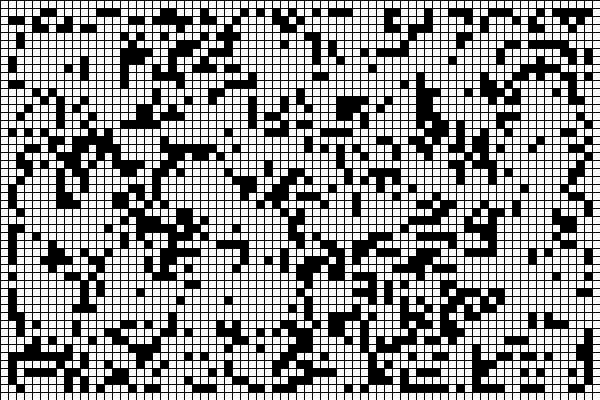
Frame 1 (no input)
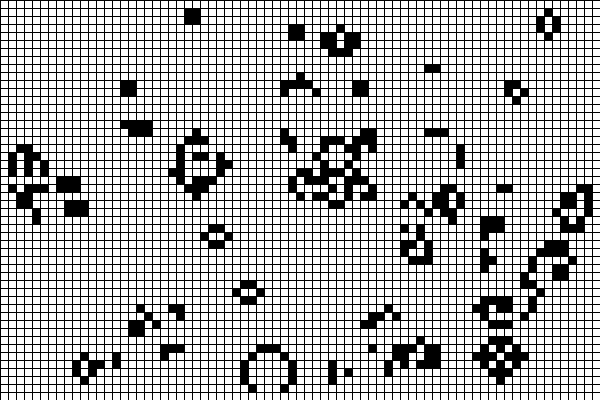
Frame 60 (the mouse pressed at the canvas centre just before this capture)
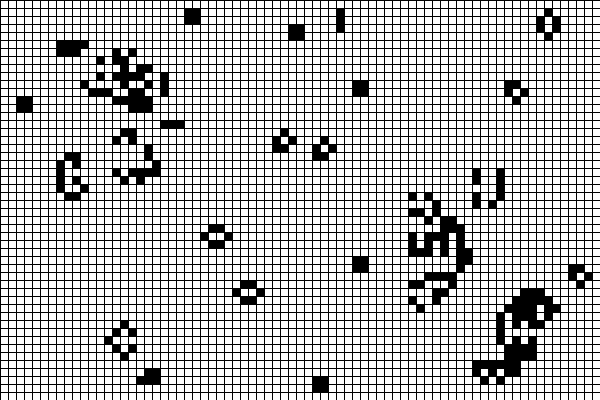
Frame 120 (the mouse held since frame 60 and released just before this capture)

The Processing sketch that drew these frames (run headless with seeded random() and noise(); from frame 60 on, the mouse is pressed at the canvas centre):

// Processing sketch: gameOfLife
// ── gameOfLife.pde
GOL gol;

void setup() {
  size(600, 400);
  gol = new GOL();
}

void draw() {
  background(255);
  gol.generate();
  gol.display();
}

// ── GOL.pde
class GOL {

  int w = 8, cols, rows;
  int[][] board;
  
  
  GOL() {
    cols = width/w;
    rows = height/w;
    board = new int[cols][rows];
    init();
  }
  
  void init() {
    for(int i=1;i<cols-1;i++) {
      for(int j=1;j<rows-1;j++) {
        board[i][j] = int(random(2));
      }
    }
  }
  
  void generate() {
    int[][] next = new int[cols][rows];
    
    for(int x=1;x<cols-1;x++) {
      for(int y=1;y<rows-1;y++) {
        
        int neighbors = 0;
        for(int i=-1;i<=1;i++) {
          for(int j=-1;j<=1;j++) {
            neighbors += board[x+i][y+j];
          }
        }
        
        neighbors -= board[x][y];
        
        if((board[x][y] == 1) && (neighbors < 2)) next[x][y] = 0;  //Loneliness
        else if((board[x][y] == 1) && (neighbors > 3)) next[x][y] = 0;  //overpopulation
        else if((board[x][y] == 0) && (neighbors == 3)) next[x][y] = 1;  //birth
        else next[x][y] = board[x][y];  //steady
      }
    }
    
    board = next;
  }
  
  void display() {
    for(int i=0;i<cols;i++) {
      for(int j=0;j<rows;j++) {
        if(board[i][j] == 1) fill(0);
        else fill(255);
        rect(i*w, j*w, w, w);
      } 
    }
  }

}
